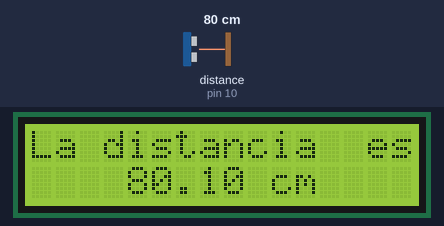
The sketch below on a simulated Arduino Uno, built with avr-gcc and run on an emulated ATmega328P. Shown: 16×2 character LCD. Wiring (inferred from the names in the program): ultrasonic range finder: trigger pin 11; echo pin 10. The test bench sets the inputs (shaded band); at power-on: distance to the obstacle (sensor on pin 10) 80 cm. The echo pulse lasts 58.3 µs per cm; what the sketch prints to the serial monitor is not drawn.

Above: at 1.2 s.
1.3 s: distance to the obstacle (sensor on pin 10) set to 2 cm
At 2.0 s:
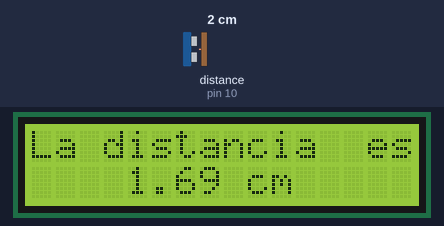
4.3 s: distance to the obstacle (sensor on pin 10) set to 4 cm
At 5.0 s:
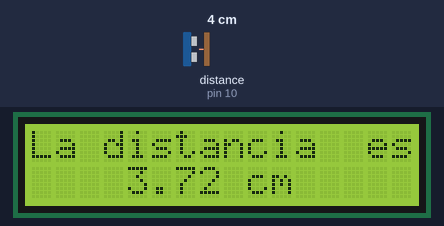
6.1 s: distance to the obstacle (sensor on pin 10) set to 9 cm
At 6.5 s:
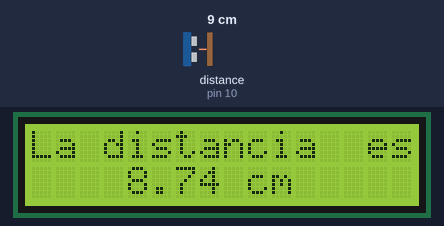
Timing chart, 0 to 9.1 s (numbered marks = the images above; inputs shaded):
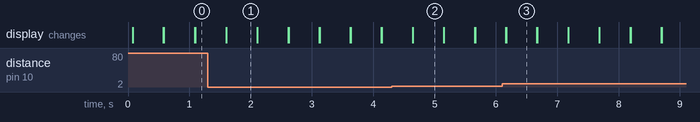

Measured:
- after the input at 1.3 s, the display: first differs from a run without the input after 0.30 s (image 1)
- after the input at 4.3 s, the display: first differs from a run without the input after 0.35 s (image 2)
- after the input at 6.1 s, the display: first differs from a run without the input after 0.07 s (image 3)
- what the display in image 1 shows lasts 0.5 s, from 1.6 s to 2.1 s

The sketch:

ultrasonico_sensor.ino
```cpp
//Incluimos liquid crystal y definimos los pines

#include <LiquidCrystal.h>
const int rs=8, en=9, d4=4, d5=5,d6=6,d7=7;
LiquidCrystal lcd(rs, en, d4, d5, d6, d7);

//Programando sensor ultrasonico HCSR04

//declaro las variables
float distance = 0;
long timeDuration ;
//definir constantes
const int echo = 10, trigger = 11, retardoSensor = 10;
const int retardoProgram = 500, serialmonitor = 9600;
const float Vm = 1000/17;

//configuro entradas y salidas
void setup ()
{
    pinMode(echo, INPUT);
    pinMode(trigger, OUTPUT);
    Serial.begin(serialmonitor);
    lcd.begin(16,2);
    digitalWrite(trigger,LOW);
}

void loop ()
{
    lcd.clear();
  //Presiono el gatillo para rafaga de ultrasonido
    digitalWrite(trigger,HIGH);
    delayMicroseconds(retardoSensor);
    digitalWrite(trigger,LOW);

   //Obtengo el tiempo completo en que echo está activado
    timeDuration = pulseIn(echo,HIGH);
    //Calculo la distancia
    distance = timeDuration/Vm;
    //Imprimo en lcd
    lcd.setCursor(0,0);
    lcd.print("La distancia  es:");
     /*if (distance < 2.0 || distance > 400.0 )
     {
      lcd.clear();
      lcd.home();
      lcd.print("Fuera de rango");
     }
     else
     {*/
      lcd.setCursor(4,1);
      lcd.print(String(distance) + " cm");
     //}
  //Imprimo en monitor serial
    Serial.println(" La distancia es : " + String(distance) +
                   " cm");
    delay(retardoProgram);
}
```
